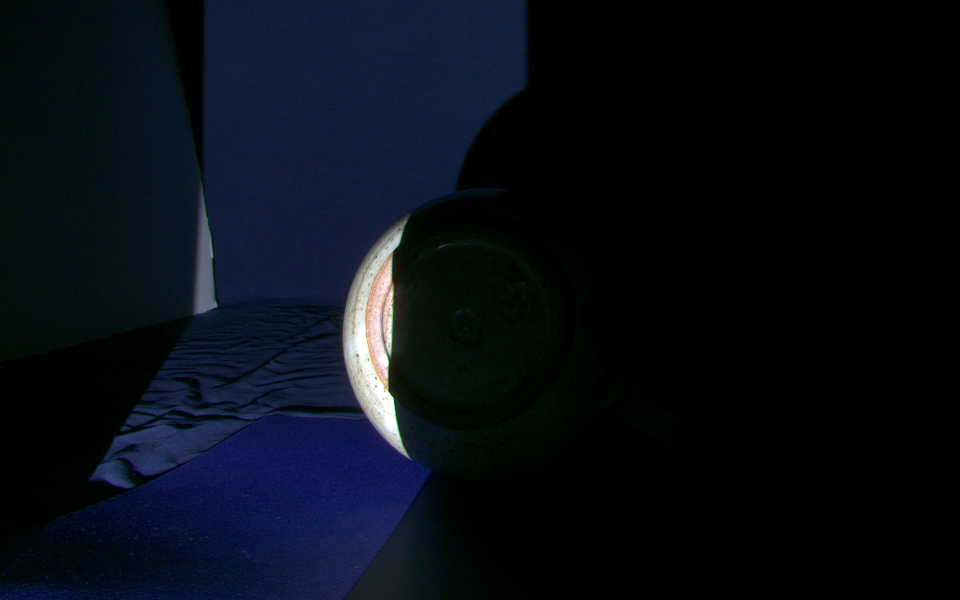
#> input picture Project/Project/teapot/grab_6_u/frame_C0_01.png, 1920 x 1200 px, given in place of frame_C0_01.jpg, which was not available (shown at 1/2 size)
$ jupyter execute --allow-errors execution.ipynb   (shell and % lines are left out)
#> lines starting #> are read from the running program, lines starting #| are printed output that depends on the picture; pictures that were not available may be replaced by others from this repository, and a replacement may not be noted
#> (reads Project/calibration.pickle from the repository)
### Project/Project/camutils.py
import numpy as np
import scipy.optimize
import matplotlib.pyplot as plt
import matplotlib.patches as patches

def makerotation(rx,ry,rz):
    """
    Generate a rotation matrix

    Parameters
    ----------
    rx,ry,rz : floats
        Amount to rotate around x, y and z axes in degrees

    Returns
    -------
    R : 2D numpy.array (dtype=float)
        Rotation matrix of shape (3,3)
    """
    rx = np.pi*rx/180.0
    ry = np.pi*ry/180.0
    rz = np.pi*rz/180.0

    Rx = np.array([[1,0,0],[0,np.cos(rx),-np.sin(rx)],[0,np.sin(rx),np.cos(rx)]])
    Ry = np.array([[np.cos(ry),0,-np.sin(ry)],[0,1,0],[np.sin(ry),0,np.cos(ry)]])
    Rz = np.array([[np.cos(rz),-np.sin(rz),0],[np.sin(rz),np.cos(rz),0],[0,0,1]])
    R = (Rz @ Ry @ Rx)

    return R

class Camera:
    """
    A simple data structure describing camera parameters

    The parameters describing the camera
    cam.f : float   --- camera focal length (in units of pixels)
    cam.c : 2x1 vector  --- offset of principle point
    cam.R : 3x3 matrix --- camera rotation
    cam.t : 3x1 vector --- camera translation


    """
    def __init__(self,f,c,R,t):
#> further down, imgL is the input picture: shape (1200, 1920, 3) float32; mean R, G, B 0.0306, 0.0519, 0.0846
        self.f = f
        self.c = c
        self.R = R
        self.t = t

    def __str__(self):
        return f'Camera : \n f={self.f} \n c={self.c.T} \n R={self.R} \n t = {self.t.T}'

    # [159 lines left out: functions project, update_extrinsics, triangulate, residuals, calibratePose, not called in this run]


def decode(imprefix_color,imprefix,start,threshold_color,threshold):
    """
        Decode 10bit gray code pattern with the given difference
        threshold.  We assume the images come in consective pairs
        with filenames of the form <prefix><start>.png - <prefix><start+20>.png
        (e.g. a start offset of 20 would yield image20.png, image01.png... image39.png)

        Parameters
        ----------
        imprefix : str
        prefix of where to find the images (assumed to be .png)

        start : int
        image offset.

        threshold : float

        Returns
        -------
        code : 2D numpy.array (dtype=float)

        mask : 2D numpy.array (dtype=float)


        """
#> called with start = 0, threshold_color = 0.006, threshold = 0.01
    nbits = 10

    imgs = list()
    imgs_inv = list()
    print('loading',end='')
    for i in range(start,start+2*nbits,2):
        fname0 = '%s%2.2d.png' % (imprefix,i)
        fname1 = '%s%2.2d.png' % (imprefix,i+1)
        print('(',i,i+1,')',end='')
        img = plt.imread(fname0)
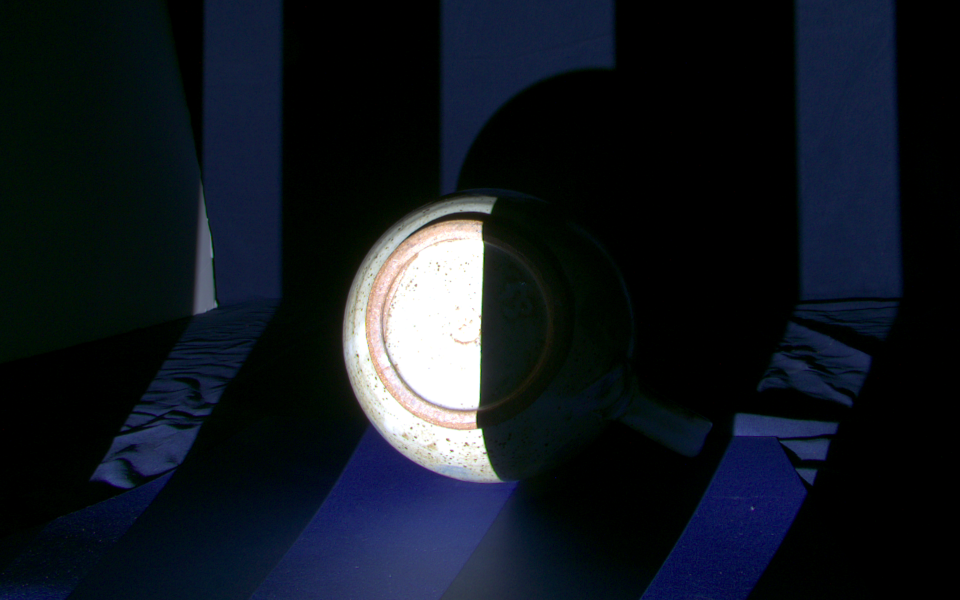
#> input picture Project/Project/teapot/grab_6_u/frame_C0_05.png, 1920 x 1200 px, given in place of frame_C0_00.png, which was not available (shown at 1/2 size)
#> img is the input picture: shape (1200, 1920, 3) float32; mean R, G, B 0.073, 0.0963, 0.129
        img_inv = plt.imread(fname1)
        if (img.dtype == np.uint8):
            img = img.astype(float) / 256
            img_inv = img_inv.astype(float) / 256
        if (len(img.shape)>2):
            img = np.mean(img,axis=2)
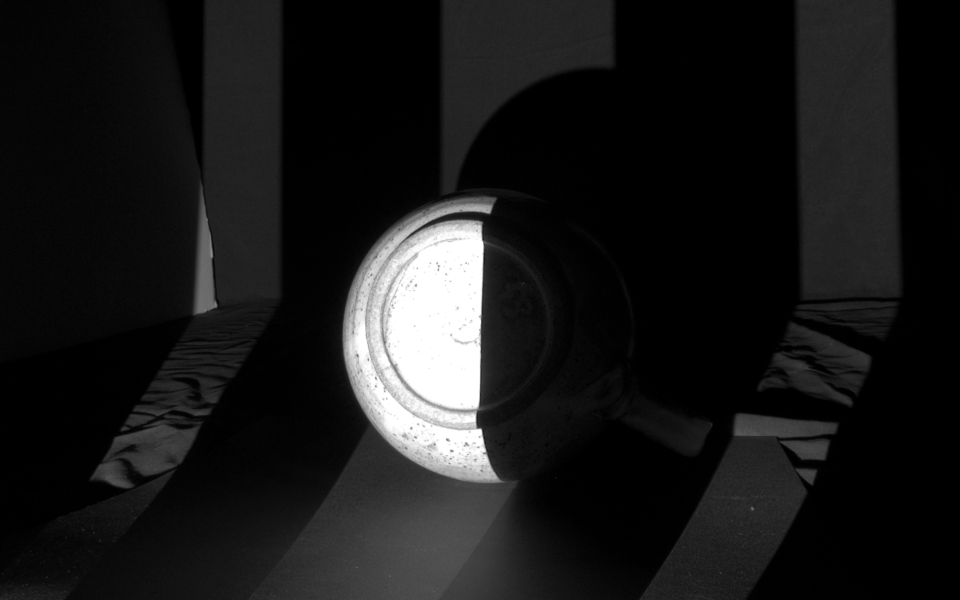
#> img: shape (1200, 1920) float32 (shown at 1/2 size); min 0, max 1, mean 0.099
            img_inv = np.mean(img_inv,axis=2)
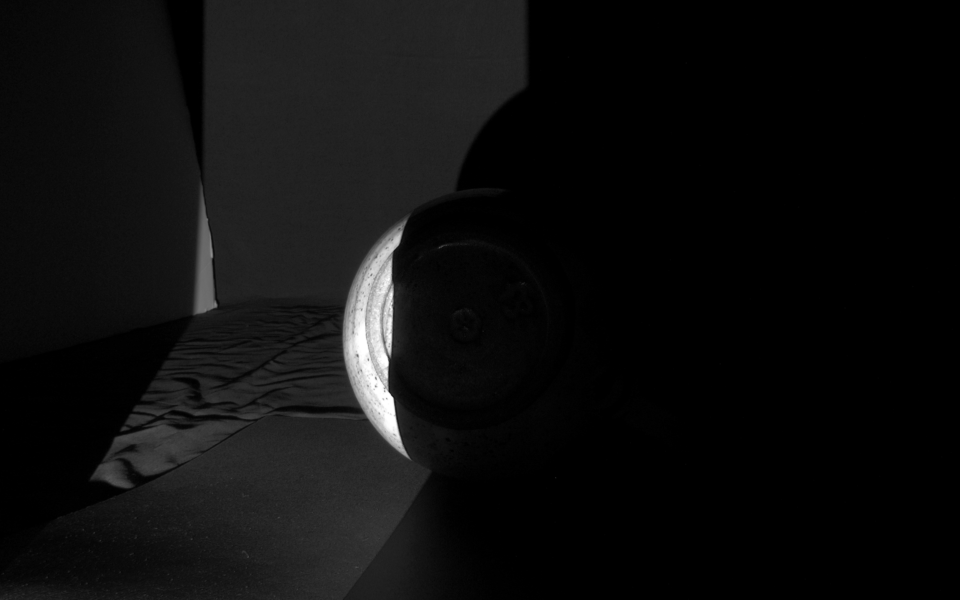
#> img_inv: shape (1200, 1920) float32 (shown at 1/2 size); min 0, max 1, mean 0.0555
        imgs.append(img)
        imgs_inv.append(img_inv)
#> pass 2 of the loop in decode, `for i in range(start,start+2*nbits,2):`:
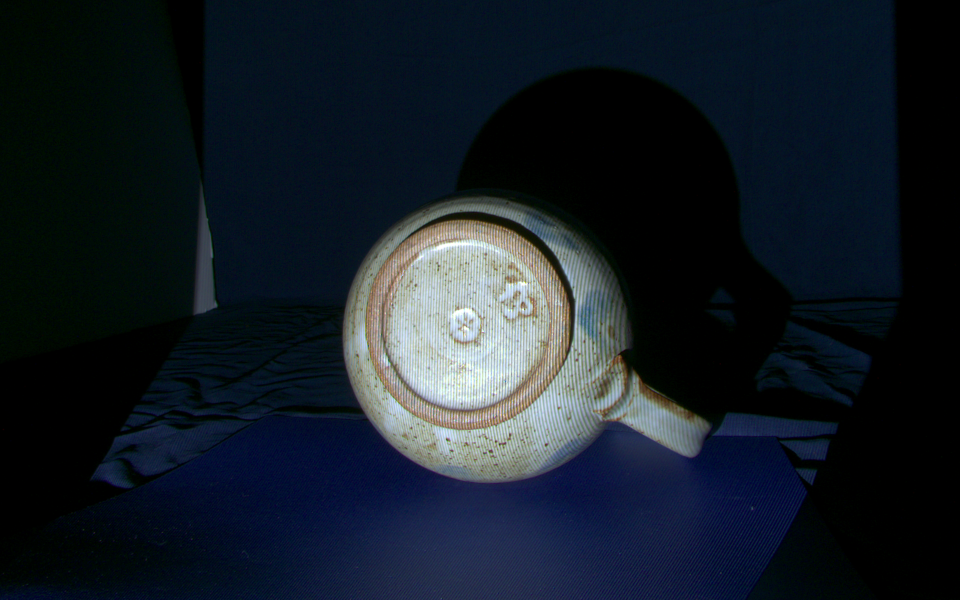
#> input picture Project/Project/teapot/grab_6_u/frame_C0_18.png, 1920 x 1200 px, given in place of frame_C0_02.png, which was not available (shown at 1/2 size)
#> in decode, img is the input picture: shape (1200, 1920, 3) float32; mean R, G, B 0.0837, 0.116, 0.15
#> in decode, `img = np.mean(img,axis=2)`:
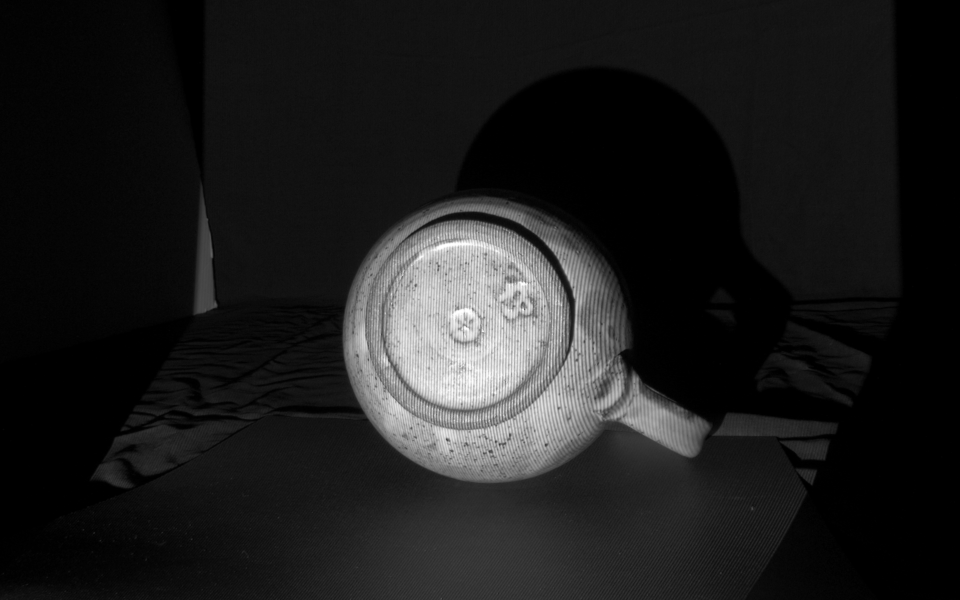
#> img: shape (1200, 1920) float32 (shown at 1/2 size); min 0, max 1, mean 0.116
#> pass 2 of the loop in decode, `for i in range(start,start+2*nbits,2):`:
#> pass 2 of the loop in decode, `for i in range(start,start+2*nbits,2):`:

    (h,w) = imgs[0].shape
    print('\n')

    gcd = np.zeros((h,w,nbits))
    mask = np.ones((h,w))
    for i in range(nbits):
        gcd[:,:,i] = imgs[i]>imgs_inv[i]
        mask = mask * (np.abs(imgs[i]-imgs_inv[i])>threshold)

    bcd = np.zeros((h,w,nbits))
    bcd[:,:,0] = gcd[:,:,0]
    for i in range(1,nbits):
        bcd[:,:,i] = np.logical_xor(bcd[:,:,i-1],gcd[:,:,i])

    code = np.zeros((h,w))
    for i in range(nbits):
        code = code + np.power(2,(nbits-i-1))*bcd[:,:,i]

    #Note:!we need to make use of the color instead of convering to grayscale...
    #...since the object and the background could have the same gray level/brightness but be different colors!
    imc1 = plt.imread(imprefix_color +"%02d" % (0)+'.png')
    imc2= plt.imread(imprefix_color +"%02d" % (1)+'.png')
    color_mask = np.ones((h,w))
    color_mask = color_mask*((np.sum(np.square(imc1-imc2), axis=-1))>threshold_color)

    return code,mask,color_mask


def reconstruct(imprefixL1,imprefixL2,imprefixR1,imprefixR2,threshold1,threshold2,camL,camR):
    """
    Simple reconstruction based on triangulating matched pairs of points
    between to view which have been encoded with a 20bit gray code.

    Parameters
    ----------
    imprefix : str
      prefix for where the images are stored

    threshold : float
      decodability threshold

    camL,camR : Camera
      camera parameters

    Returns
    -------
    pts2L,pts2R : 2D numpy.array (dtype=float)

    pts3 : 2D numpy.array (dtype=float)

    """

    CLh,maskLh,cmaskL = decode(imprefixL1,imprefixL2,0,threshold1,threshold2)
    CLv,maskLv,_ = decode(imprefixL1,imprefixL2,20,threshold1,threshold2)
    CRh,maskRh,cmaskR = decode(imprefixR1,imprefixR2,0,threshold1,threshold2)
    CRv,maskRv,_ = decode(imprefixR1,imprefixR2,20,threshold1,threshold2)

    CL = CLh + 1024*CLv
    maskL = maskLh*maskLv*cmaskL
    CR = CRh + 1024*CRv
    maskR = maskRh*maskRv*cmaskR

    h = CR.shape[0]
    w = CR.shape[1]

    subR = np.nonzero(maskR.flatten())
    subL = np.nonzero(maskL.flatten())

    CRgood = CR.flatten()[subR]
    CLgood = CL.flatten()[subL]

    _,submatchR,submatchL = np.intersect1d(CRgood,CLgood,return_indices=True)

    matchR = subR[0][submatchR]
    matchL = subL[0][submatchL]

    xx,yy = np.meshgrid(range(w),range(h))
    xx = np.reshape(xx,(-1,1))
    yy = np.reshape(yy,(-1,1))

    pts2R = np.concatenate((xx[matchR].T,yy[matchR].T),axis=0)
    pts2L = np.concatenate((xx[matchL].T,yy[matchL].T),axis=0)

    #record the bvalues
    imageL= plt.imread(imprefixL1 +"%02d" % (1)+'.png')
    imageR = plt.imread(imprefixR1 +"%02d" % (1)+'.png')
    bvaluesL_list=[]
    bvaluesR_list=[]
    for i in range(pts2L.shape[1]):
        bvaluesL_list.append(imageL[pts2L[1][i]][pts2L[0][i]])
        bvaluesR_list.append(imageR[pts2R[1][i]][pts2R[0][i]])
    bvaluesL=np.array(bvaluesL_list).T
    bvaluesR=np.array(bvaluesR_list).T
    bvalues=(bvaluesL+bvaluesR)/2

    pts3 = triangulate(pts2L,camL,pts2R,camR)

    return pts2L,pts2R,pts3,bvalues

# [56 lines left out: function meshgeneration, not called in this run]

### Project/Project/execution.ipynb
[cell 1]
import numpy as np
import matplotlib.pyplot as plt
from camutils import Camera,triangulate,calibratePose,makerotation,decode,reconstruct,meshgeneration
import pickle
import visutils
import matplotlib.patches as patches
from mpl_toolkits.mplot3d import Axes3D
from skimage import transform
import cv2

[cell 2]
#calibrate to get the intrinsic and extrinsic parameters for the scanner cameras

# load in the intrinsic camera parameters from 'calibration.pickle'
file = open('calibration.pickle','rb')
dict = pickle.load(file)
f=(dict['fx']+dict['fy'])/2
c=np.array([[dict['cx']],[dict['cy']]])
t=np.array([[0,0,0]]).T
R=makerotation(0,0,0)

# create Camera objects representing the left and right cameras
# use the known intrinsic parameters you loaded in.
camL = Camera(f,c,R,t)
camR = Camera(f,c,R,t)

# load in the left and right images and find the coordinates of
# the chessboard corners using OpenCV
imgL = plt.imread('/Users/minoxu/Desktop/117project/calib_jpg_u/frame_C0_01.jpg')
#> (the rest of this cell did not finish here and is left out)

[cell 3]
threshold1 = 0.006
threshold2 = 0.01
#> (the rest of this cell did not finish here and is left out)

[cell 4]
"""the intial recontrucion visulization without mesh clean"""

imprefixL1 = '/Users/minoxu/Desktop/117project/teapot/grab_0_u/color_C0_'
imprefixL2 = '/Users/minoxu/Desktop/117project/teapot/grab_0_u/frame_C0_'
imprefixR1 = '/Users/minoxu/Desktop/117project/teapot/grab_0_u/color_C1_'
imprefixR2 = '/Users/minoxu/Desktop/117project/teapot/grab_0_u/frame_C1_'

threshold1=0.006
threshold2=0.01

#> (the rest of this cell did not finish here and is left out)

[cell 5]
#call meshgeneration function to get .ply file for every grab

import meshutils

imprefixL1 = '/Users/minoxu/Desktop/117project/teapot/grab_0_u/color_C0_'
imprefixL2 = '/Users/minoxu/Desktop/117project/teapot/grab_0_u/frame_C0_'
imprefixR1 = '/Users/minoxu/Desktop/117project/teapot/grab_0_u/color_C1_'
imprefixR2 = '/Users/minoxu/Desktop/117project/teapot/grab_0_u/frame_C1_'
threshold1=0.006
threshold2=0.01
#> (the rest of this cell did not finish here and is left out)
